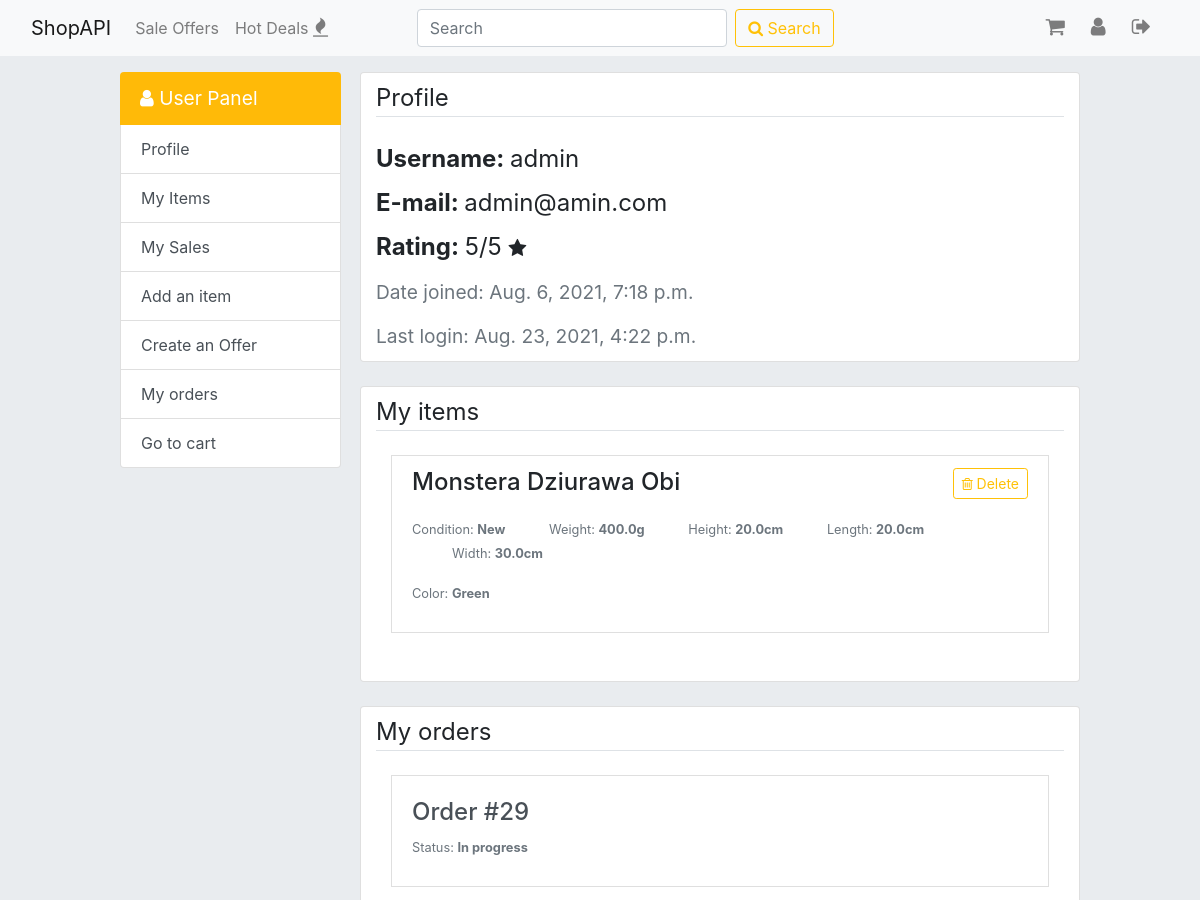
Before: /profile/1/ (signed in, upper part) with the older database file.
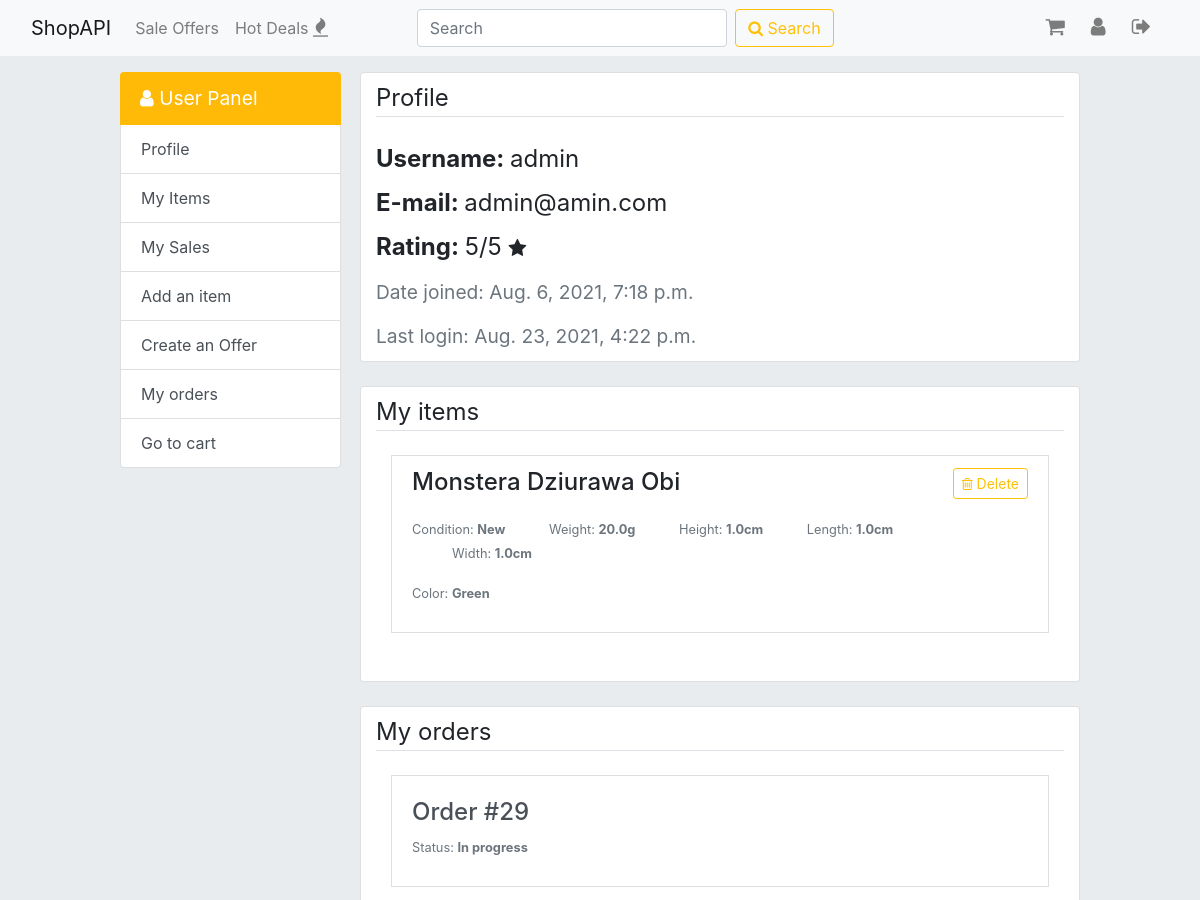
After: the same page with the newer database file.
### items/models.py (models this page shows, shortened)
class Item(models.Model):
    dealer = models.ForeignKey(User, on_delete=models.CASCADE)
    name = models.CharField(max_length=50)
    producer = models.CharField(max_length=50)
    quantity = models.PositiveIntegerField(help_text='Please pass the quantity of this item that you have to sell.', default=1)
    weight = models.FloatField(help_text='Please pass the weight in kilograms.', validators=[MinValueValidator(0)])
    height = models.FloatField(help_text='Please pass the height in meters.', validators=[MinValueValidator(0)])
    length = models.FloatField(help_text='Please pass the length in meters.', validators=[MinValueValidator(0)])
    width = models.FloatField(help_text='Please pass the width in meters.', validators=[MinValueValidator(0)])
    color = models.CharField(max_length=50, default="Unknown")
    NEW = 'N'
    USED = 'U'
    NOT_SPECIFIED = 'NS'
    CONDITION = [
        (NEW, 'New'),
        (USED, 'Used'),
        (NOT_SPECIFIED, 'Not Specified'),
    ]
    condition = models.CharField(max_length=2, choices=CONDITION, default=NOT_SPECIFIED)
    def get_condition(self):
        for c in self.CONDITION:
            if c[0] == self.condition:
                return c[1]
        return 'Not Specified'
    class Meta:
        ordering = ['-id']

### accounts/views.py (the view)
# urls.py: path('profile/<int:user_id>/', accounts_views.profile, name='profile'),
def profile(request, user_id):
    if request.method == 'POST':
        if request.user.is_authenticated:
            form = CartForm(request.POST)
            if form.is_valid():
                if request.POST.get("delete_item"):
                    item_id = request.POST.get("delete_item")
                    item = Item.objects.get(id=item_id)
                    item.delete()
                elif request.POST.get("delete_sale"):
                    sale_id = request.POST.get("delete_sale")
                    sale = SaleOffer.objects.get(id=sale_id)
                    sale.delete()
    else:
        form = CartForm()
    context = {
        'profile': User.objects.get(id=user_id),
        'user': request.user,
        'sales': SaleOffer.objects.filter(item__dealer__id=user_id),
        'items': Item.objects.filter(dealer__id=user_id),
        'form': form
    }
    if request.user.is_authenticated:
        context['orders'] = Order.objects.filter(buyer=context['profile'].profile)
        context['cart_items'] = Profile.objects.get(user=request.user).cart_items.all()
    return render(request, 'accounts/profile.html', context)

### accounts/forms.py
class CartForm(forms.ModelForm):
    class Meta:
        model = CartMembership
        exclude = ['profile', 'cart_item']

### accounts/models.py (called while the page is built)
    def __str__(self):
        return f'Order #{self.id}'

### accounts/templates/accounts/profile.html (shortened to what this page needs)
{% extends 'accounts/base_profile.html' %}
{% load crispy_forms_tags %}
{% load items_extras %}
{% block profile %}
  <div class="container card" id="profile">
    <legend class="border-bottom mb-4" style="margin-top: 1%; margin-bottom: 5%;">Profile</legend>
    <legend><strong>Username: </strong>{{ profile.username }}</legend>
    <legend><strong>E-mail: </strong>{{ profile.email }}</legend>
    <legend><strong>Rating: </strong>{{ profile.profile.rating }}/5 <span class="fa fa-star" style="font-size: 1.2rem;"></span></legend>
    <legend><small class="text-muted">Date joined: {{ profile.date_joined }}</small></legend>
    <legend><small class="text-muted">Last login: {{ profile.last_login }}</small></legend>
  </div><br>
  {% if user.id == profile.id %}
  <div class="container card" id="myitems">
    <legend class="border-bottom mb-4" style="margin-top: 1%; margin-bottom: 5%;">My items</legend>
    {% if items %}
      {% for item in items %}
      <div class="container">
        <li class="list-group-item">
          <h4 style="float: left;">{{ item.name }} {{ item.producer }}</h4>
          <form method="post" enctype='multipart/form-data' style="float: right;">
            <button class="btn btn-outline-warning btn-sm" type="submit" name="delete_item" value={{item.id}}><span class="fa fa-trash-o"></span> Delete</button><br><br>
          </form><br><br>
          <p><small class="text-muted">
            Condition: <strong>{{ item.get_condition }}</strong>
            <span class="characteristic">Weight: <strong>{{ item.weight }}g</strong></span>
            <span class="characteristic">Height: <strong>{{ item.height }}cm</strong></span>
            <span class="characteristic">Length: <strong>{{ item.length }}cm</strong></span>
            <span class="characteristic">Width: <strong>{{ item.width }}cm</strong></span>
          </small></p>
          <p><small class="text-muted">
            Color: <strong>{{ item.color }}</strong>
          </small></p>
        </li>
      </div><br>
      {% endfor %}
      <br>
    {% else %}
      <legend><strong>No items available.</strong></legend>
    {% endif %}
  </div><br>
  {% endif %}
  {% if user.id == profile.id %}
  <div class="container card" id="myshopping">
    <legend class="border-bottom mb-4" style="margin-top: 1%; margin-bottom: 5%;">My orders</legend>
    {% if orders %}
      {% for order in orders %}
      <div class="container">
        <a class="list-group-item list-group-item-action" href="{% url 'order' order.id %}">
          <h4 style="margin-top: 10px;">{{ order }}</h4>
          <p><small class="text-muted">
            Status: <strong>{{ order.status }}</strong>
          </small></p>
        </a>
      </div><br>
      {% endfor %}
      <br>
    {% else %}
      <legend><strong>No orders available.</strong></legend>
    {% endif %}
  </div><br>
  {% endif %}
  <br>
{% endblock %}

Changed rows visible on the page:
changed Item "Monstera Dziurawa": weight "400.0" → "20.0"; height "20.0" → "1.0"; length "20.0" → "1.0"; width "30.0" → "1.0"
